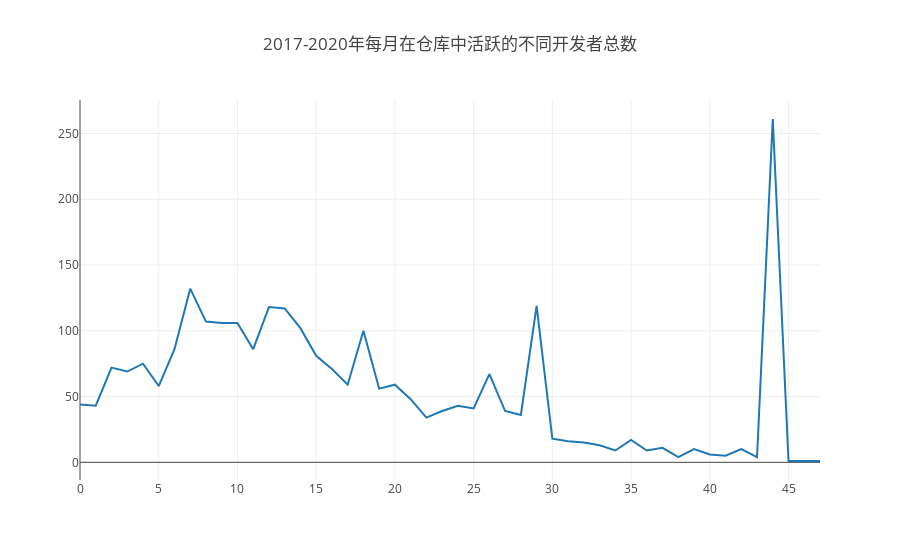

Write notebook code for a chart like this one.
### Code cell
var data=[];
var data1=[];
var res=openDigger.driver.clickhouse.query(`Select toYear(created_at)*100+toMonth(created_at)as month,count(distinct issue_author_id)as count
from github_log.year2017 
where repo_id=70202506 
group by month
order by month
UNION ALL
Select toYear(created_at)*100+toMonth(created_at)as month,count(distinct issue_author_id)as count
from github_log.year2018 
where repo_id=70202506 
group by month
order by month
UNION ALL
Select toYear(created_at)*100+toMonth(created_at)as month,count(distinct issue_author_id)as count
from github_log.year2019
where repo_id=70202506 
group by month
order by month
UNION ALL
Select toYear(created_at)*100+toMonth(created_at)as month,count(distinct issue_author_id)as count
from github_log.year2020
where repo_id=70202506 
group by month
order by month
`).then(res=>{
        for(var m=0;m<=47;m++)
                (data.push(res[m].count),
                 data1.push([res[m].month,res[m].count])
                );
                 console.log(data);
                 console.log(data1);
        openDigger.render.plotly([{
                   y: data 
        }], {title: `2017-2020年每月在仓库中活跃的不同开发者总数` })
        console.table(res);


})

### Figure 1 — Plotly figure (JSON) as saved in the notebook; plotly's stock layout.template omitted (floating-point values rounded to 4 significant figures)
{"data": [{"y": ["44", "43", "72", "69", "75", "58", "86", "132", "107", "106", "106", "86", "118", "117", "102", "81", "71", "59", "100", "56", "59", "48", "34", "39", "43", "41", "67", "39", "36", "119", "18", "16", "15", "13", "9", "17", "9", "11", "4", "10", "6", "5", "10", "4", "261", "1", "1", "1"]}], "layout": {"autosize": true, "title": {"text": "2017-2020年每月在仓库中活跃的不同开发者总数"}, "xaxis": {"autorange": true, "range": [0, 47]}, "yaxis": {"autorange": true, "range": [-13.44, 275.4], "type": "linear"}}}
